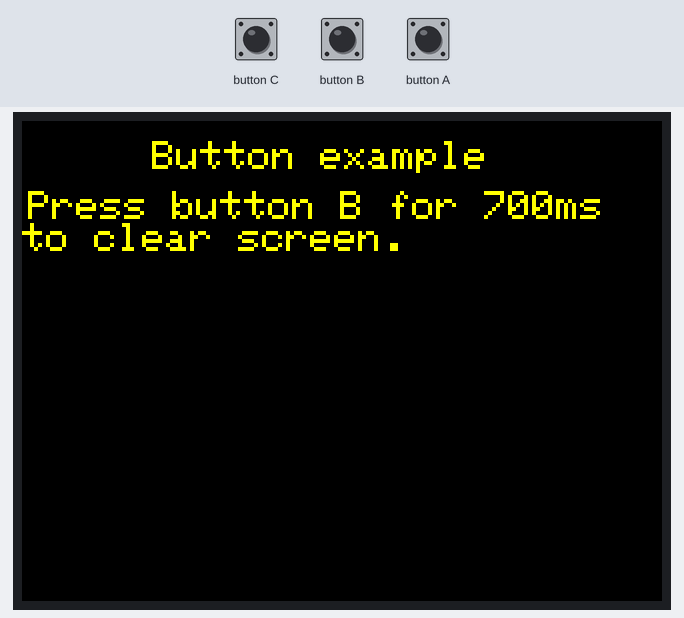
A sketch run on a simulated ESP32. On the bench: 320×240 colour display. The test bench sets the inputs (shaded band).

Above: at 1.3 s.
1.4 s: button C pressed for 0.15 s
3.0 s: button B pressed for 0.15 s
At 4.1 s:
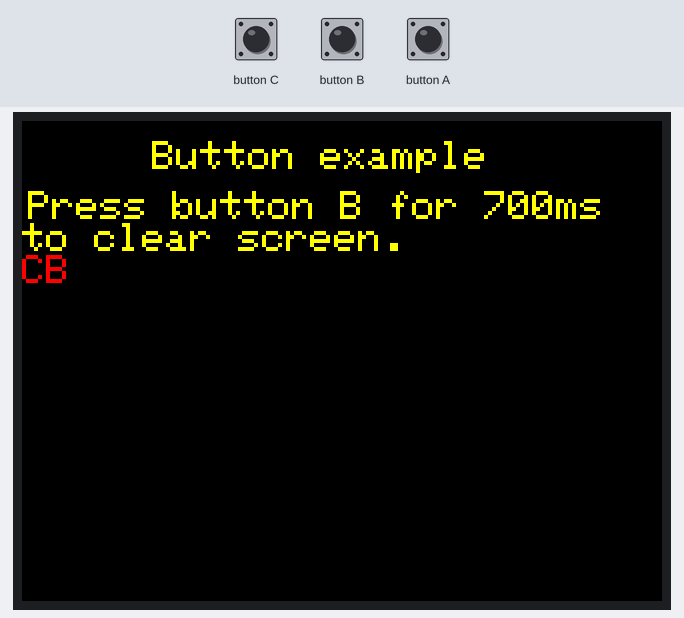
4.6 s: button A pressed for 0.15 s
6.2 s: button C pressed for 1 s
At 7.7 s:
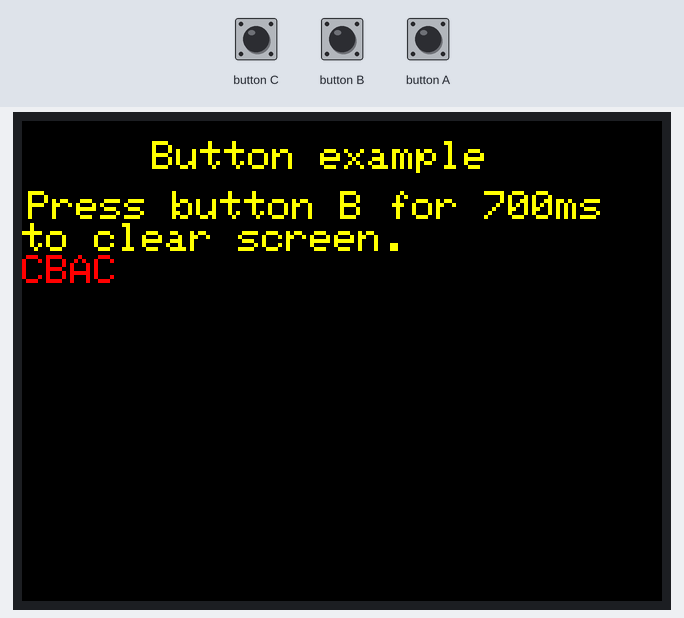
8.7 s: button A pressed for 1 s
11.2 s: button B pressed for 1 s
At 12.8 s:
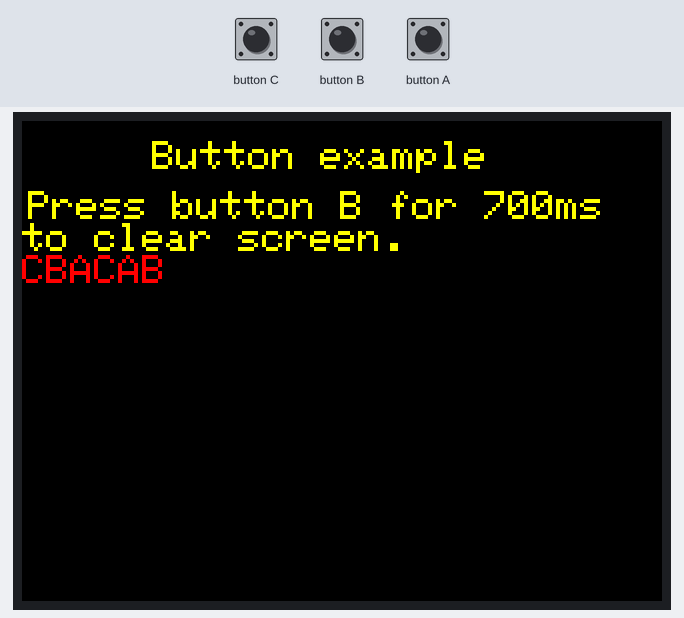
Timing chart, 0 to 14.3 s (numbered marks = the images above; inputs shaded):
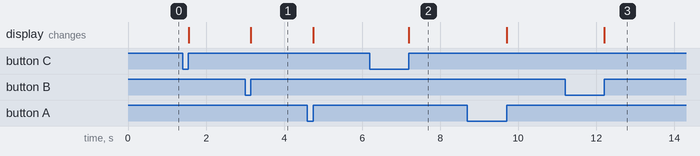

Measured:
- after the input at 3.0 s, the display: changes after 0.15 s (image 1)
- after the input at 6.2 s, the display: changes after 1.0 s (image 2)
- after the input at 11.2 s, the display: changes after 1.0 s (image 3)

The sketch:

Button.ino
```cpp
// (licence header left out)
#include <M5Stack.h>
/* After M5Core is started or reset
  the program in the setUp () function will be run, and this part will only be run once.
  在 M5Core 启动或者复位后，即会开始执行setup()函数中的程序，该部分只会执行一次。 */
void setup() {
  M5.begin();  //Init M5Core.  初始化 M5Core
  M5.Power.begin(); //Init Power module.  初始化电源模块
  M5.Lcd.setTextColor(YELLOW);  //Set the font color to yellow.  设置字体颜色为黄色
  M5.Lcd.setTextSize(2);  //Set the font size.  设置字体大小为2
  M5.Lcd.setCursor(65, 10); //Move the cursor position to (65, 10).  移动光标位置到 (65, 10) 处
  M5.Lcd.println("Button example"); //The screen prints the formatted string and wraps the line.  输出格式化字符串并换行
  M5.Lcd.setCursor(3, 35);
  M5.Lcd.println("Press button B for 700ms");
  M5.Lcd.println("to clear screen.");
  M5.Lcd.setTextColor(RED);
}

/* After the program in setup() runs, it runs the program in loop()
The loop() function is an infinite loop in which the program runs repeatedly
在setup()函数中的程序执行完后，会接着执行loop()函数中的程序
loop()函数是一个死循环，其中的程序会不断的重复运行 */
void loop() {
  M5.update(); //Read the press state of the key.  读取按键 A, B, C 的状态
  if (M5.BtnA.wasReleased() || M5.BtnA.pressedFor(1000, 200)) {
    M5.Lcd.print('A');
  } else if (M5.BtnB.wasReleased() || M5.BtnB.pressedFor(1000, 200)) {
    M5.Lcd.print('B');
  } else if (M5.BtnC.wasReleased() || M5.BtnC.pressedFor(1000, 200)) {
    M5.Lcd.print('C');
  } else if (M5.BtnB.wasReleasefor(700)) {
    M5.Lcd.clear(WHITE);  // Clear the screen and set white to the background color.  清空屏幕并将白色设置为底色
    M5.Lcd.setCursor(0, 0);
  }
}
```
